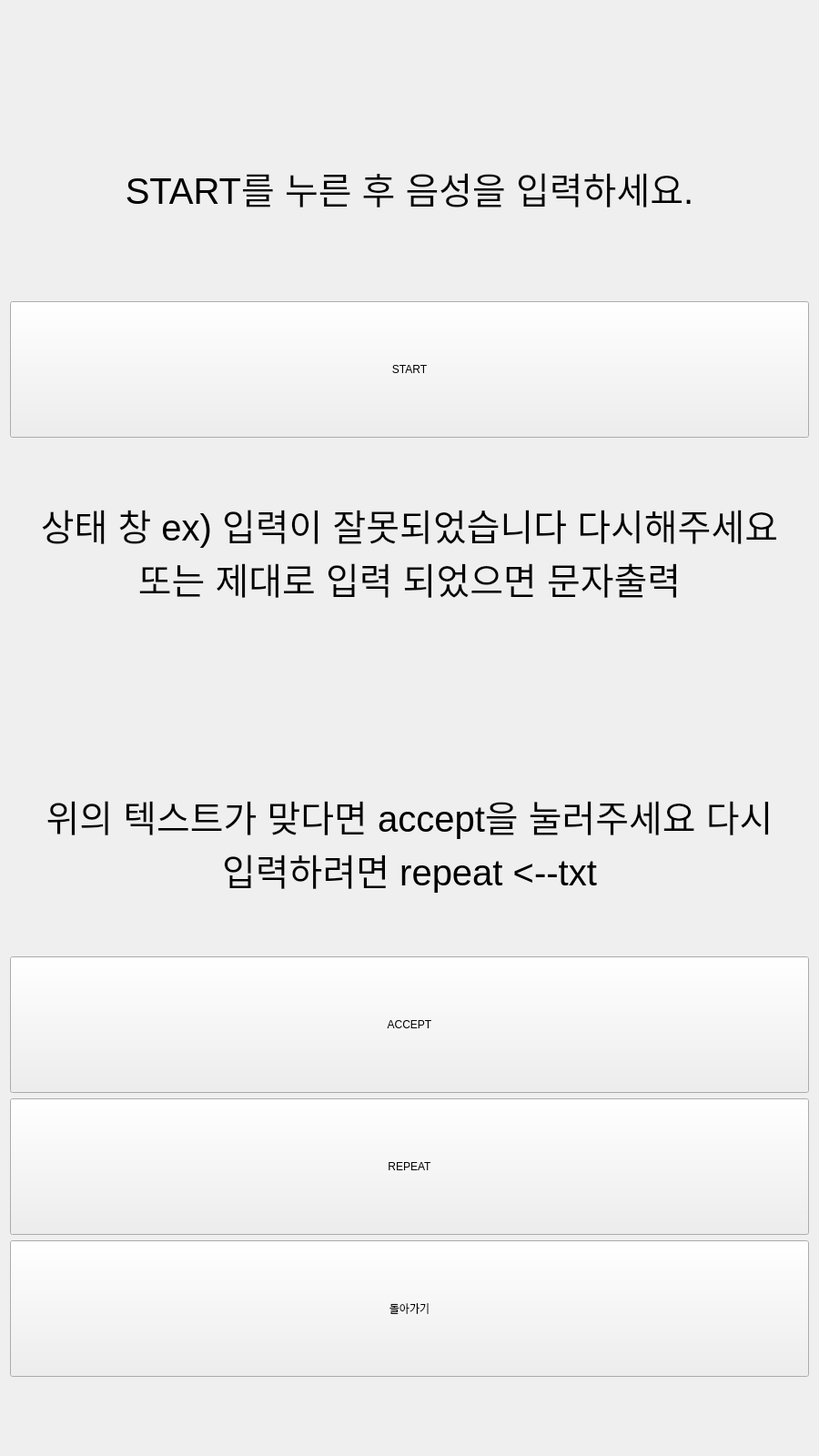
<?xml version="1.0" encoding="UTF-8"?>
<ui version="4.0">
 <class>Second_Window</class>
 <widget class="QWidget" name="Second_Window">
  <property name="geometry">
   <rect>
    <x>0</x>
    <y>0</y>
    <width>900</width>
    <height>1600</height>
   </rect>
  </property>
  <property name="minimumSize">
   <size>
    <width>900</width>
    <height>1600</height>
   </size>
  </property>
  <property name="maximumSize">
   <size>
    <width>900</width>
    <height>1600</height>
   </size>
  </property>
  <property name="windowTitle">
   <string>Form</string>
  </property>
  <layout class="QVBoxLayout" name="verticalLayout_2">
   <item>
    <layout class="QVBoxLayout" name="verticalLayout" stretch="0,1,1,1,0,1,1,1,1,1">
     <item>
      <widget class="QLabel" name="label_3">
       <property name="sizePolicy">
        <sizepolicy hsizetype="Minimum" vsizetype="Maximum">
         <horstretch>0</horstretch>
         <verstretch>0</verstretch>
        </sizepolicy>
       </property>
       <property name="minimumSize">
        <size>
         <width>0</width>
         <height>70</height>
        </size>
       </property>
       <property name="maximumSize">
        <size>
         <width>16777215</width>
         <height>70</height>
        </size>
       </property>
       <property name="text">
        <string/>
       </property>
       <property name="pixmap">
        <pixmap>배경이미지.png</pixmap>
       </property>
       <property name="alignment">
        <set>Qt::AlignCenter</set>
       </property>
      </widget>
     </item>
     <item>
      <widget class="QLabel" name="label_4">
       <property name="font">
        <font>
         <pointsize>30</pointsize>
        </font>
       </property>
       <property name="text">
        <string>START를 누른 후 음성을 입력하세요.</string>
       </property>
       <property name="alignment">
        <set>Qt::AlignCenter</set>
       </property>
       <property name="wordWrap">
        <bool>true</bool>
       </property>
      </widget>
     </item>
     <item>
      <widget class="QPushButton" name="start">
       <property name="sizePolicy">
        <sizepolicy hsizetype="Preferred" vsizetype="Preferred">
         <horstretch>0</horstretch>
         <verstretch>0</verstretch>
        </sizepolicy>
       </property>
       <property name="maximumSize">
        <size>
         <width>16777215</width>
         <height>150</height>
        </size>
       </property>
       <property name="text">
        <string>START</string>
       </property>
      </widget>
     </item>
     <item>
      <widget class="QLabel" name="get_translate">
       <property name="font">
        <font>
         <pointsize>30</pointsize>
        </font>
       </property>
       <property name="text">
        <string>상태 창 ex) 입력이 잘못되었습니다 다시해주세요 또는 제대로 입력 되었으면 문자출력</string>
       </property>
       <property name="alignment">
        <set>Qt::AlignCenter</set>
       </property>
       <property name="wordWrap">
        <bool>true</bool>
       </property>
      </widget>
     </item>
     <item>
      <widget class="QLabel" name="label_2">
       <property name="minimumSize">
        <size>
         <width>0</width>
         <height>70</height>
        </size>
       </property>
       <property name="maximumSize">
        <size>
         <width>16777215</width>
         <height>70</height>
        </size>
       </property>
       <property name="text">
        <string/>
       </property>
       <property name="pixmap">
        <pixmap>배경이미지.png</pixmap>
       </property>
       <property name="alignment">
        <set>Qt::AlignCenter</set>
       </property>
      </widget>
     </item>
     <item>
      <widget class="QLabel" name="label_5">
       <property name="font">
        <font>
         <pointsize>30</pointsize>
        </font>
       </property>
       <property name="text">
        <string>위의 텍스트가 맞다면 accept을 눌러주세요 다시 입력하려면 repeat &lt;--txt</string>
       </property>
       <property name="alignment">
        <set>Qt::AlignCenter</set>
       </property>
       <property name="wordWrap">
        <bool>true</bool>
       </property>
      </widget>
     </item>
     <item>
      <widget class="QPushButton" name="go_forth">
       <property name="sizePolicy">
        <sizepolicy hsizetype="Preferred" vsizetype="Preferred">
         <horstretch>0</horstretch>
         <verstretch>0</verstretch>
        </sizepolicy>
       </property>
       <property name="maximumSize">
        <size>
         <width>16777215</width>
         <height>150</height>
        </size>
       </property>
       <property name="text">
        <string>ACCEPT</string>
       </property>
       <property name="iconSize">
        <size>
         <width>16</width>
         <height>16</height>
        </size>
       </property>
      </widget>
     </item>
     <item>
      <widget class="QPushButton" name="repeat">
       <property name="sizePolicy">
        <sizepolicy hsizetype="Preferred" vsizetype="Preferred">
         <horstretch>0</horstretch>
         <verstretch>0</verstretch>
        </sizepolicy>
       </property>
       <property name="maximumSize">
        <size>
         <width>16777215</width>
         <height>150</height>
        </size>
       </property>
       <property name="text">
        <string>REPEAT</string>
       </property>
      </widget>
     </item>
     <item>
      <widget class="QPushButton" name="back">
       <property name="sizePolicy">
        <sizepolicy hsizetype="Preferred" vsizetype="Preferred">
         <horstretch>0</horstretch>
         <verstretch>0</verstretch>
        </sizepolicy>
       </property>
       <property name="maximumSize">
        <size>
         <width>16777215</width>
         <height>150</height>
        </size>
       </property>
       <property name="text">
        <string>돌아가기</string>
       </property>
      </widget>
     </item>
     <item>
      <widget class="QLabel" name="label">
       <property name="sizePolicy">
        <sizepolicy hsizetype="Minimum" vsizetype="Minimum">
         <horstretch>0</horstretch>
         <verstretch>0</verstretch>
        </sizepolicy>
       </property>
       <property name="minimumSize">
        <size>
         <width>0</width>
         <height>70</height>
        </size>
       </property>
       <property name="maximumSize">
        <size>
         <width>16777215</width>
         <height>70</height>
        </size>
       </property>
       <property name="text">
        <string/>
       </property>
       <property name="pixmap">
        <pixmap>배경이미지.png</pixmap>
       </property>
       <property name="alignment">
        <set>Qt::AlignCenter</set>
       </property>
      </widget>
     </item>
    </layout>
   </item>
  </layout>
 </widget>
 <resources/>
 <connections/>
</ui>
